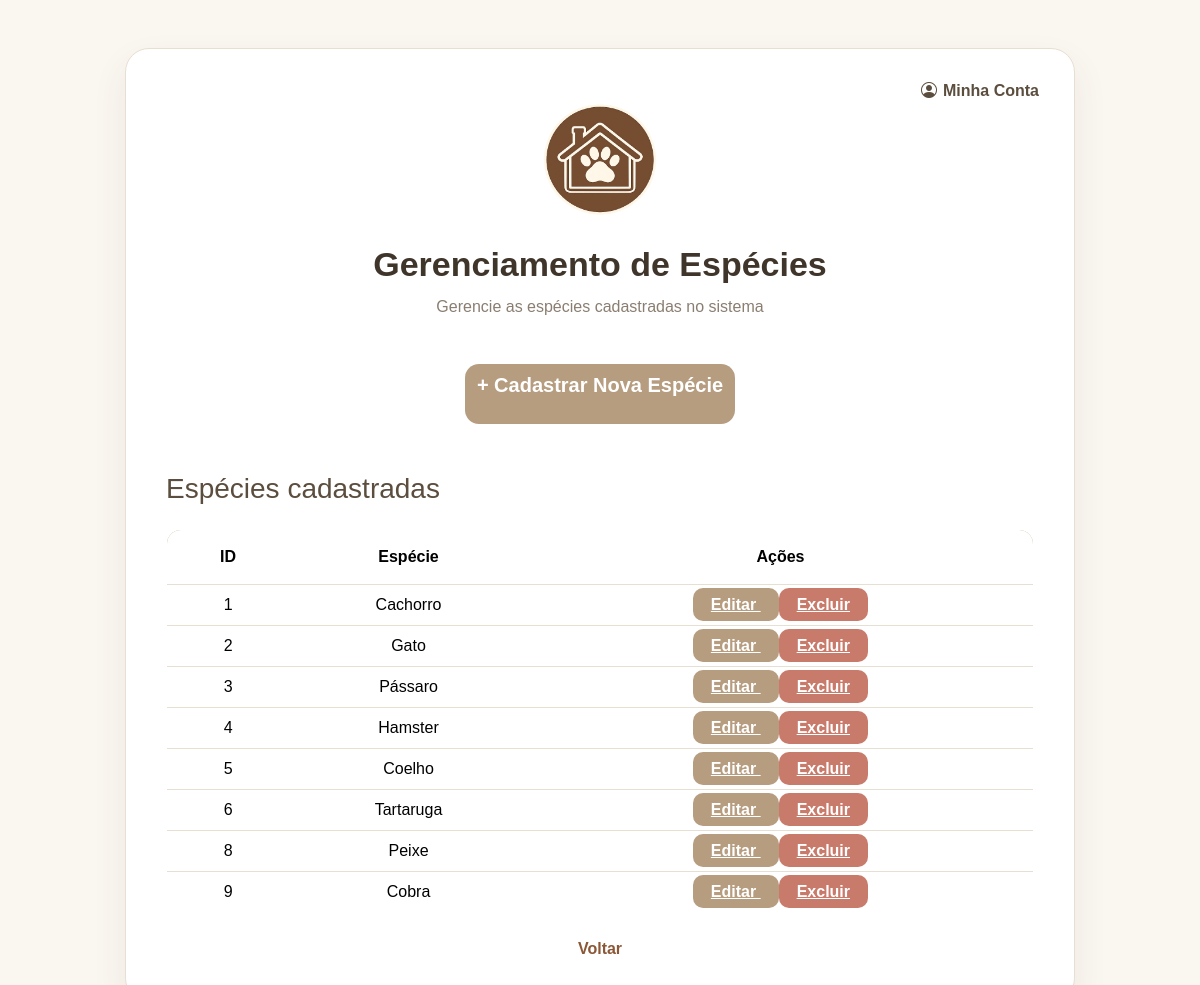
The app's page /gerenciarEspecies.php (signed in) with its own data.
### tables this page shows
CREATE TABLE `especies` (
  `id` int NOT NULL,
  `especie` varchar(100) NOT NULL
);

### gerenciarEspecies.php (the view, shortened to what this page needs)
<?php
require_once("includes/conecta.php");
$sql = "SELECT * FROM especies";
$resultado = mysqli_query($conn, $sql);
?>
<!DOCTYPE html>
<html lang="pt-br">
<head>
    <link
        href="https://cdn.jsdelivr.net/npm/bootstrap@5.3.7/dist/css/bootstrap.min.css"
        rel="stylesheet">
    <link
        rel="stylesheet"
        href="https://cdn.jsdelivr.net/npm/bootstrap-icons@1.13.1/font/bootstrap-icons.min.css">
    <link rel="stylesheet" href="css/style.css">
</head>
<body>
<div class="container mt-5">
    <div class="pet-card">
        <a href="minhaConta.php" class="minha-conta">
            <i class="bi bi-person-circle"></i>
            <span>Minha Conta</span>
        </a>
        <div class="text-center">
            <div class="logo-circle">
                <img
                    src="imagens/logo.png"
                    alt="Logo Sistema de Pets"
                    class="logo-icon">
            </div>
            <h1 class="titulo-pagina">
                Gerenciamento de Espécies
            </h1>
            <p class="subtitulo">
                Gerencie as espécies cadastradas no sistema
            </p>
        </div>
        <div class="text-center mb-5">
            <a
                href="cadastrarEspecies.php"
                class="btn btn-loginCadastro">
                + Cadastrar Nova Espécie
            </a>
        </div>
        <h3 class="mb-4">
            Espécies cadastradas
        </h3>
        <table class="table table-hover align-middle">
            <thead>
                <tr>
                    <th class="text-center">ID</th>
                    <th class="text-center">Espécie</th>
                    <th class="text-center">Ações</th>
                </tr>
            </thead>
            <tbody>
                <?php
                while ($especie = mysqli_fetch_assoc($resultado)) {
                ?>
                    <tr>
                        <td class="text-center">
                            <?php echo $especie["id"]; ?>
                        </td>
                        <td class="text-center">
                            <?php echo $especie["especie"]; ?>
                        </td>
                        <td class="text-center">
                            <a
                                href="editarEspecies.php?id=<?php echo $especie["id"]; ?>"
                                class="btn-editar">
                                Editar
                            </a>
                            <a
                                href="excluirEspecies.php?id=<?php echo $especie["id"]; ?>"
                                class="btn-excluir"
                                onclick="return confirm('Tem certeza que deseja excluir esta espécie?')">
                                Excluir
                            </a>
                        </td>
                    </tr>
                <?php
                }
                ?>
            </tbody>
        </table>
        <div class="text-center mt-4">
            <a
                href="interface_principal.php"
                class="cadastro-link">
                Voltar
            </a>
        </div>
    </div>
</div>
</body>
</html>

### css/style.css (style rules this page uses)
body { background: #FAF6F0; font-family:Arial, Helvetica, sans-serif; color: #5C4E3F; }
.logo-circle { display:flex; justify-content:center; align-items:center; margin:0 auto 5px auto; }
.logo-icon { width:150px; height:150px; object-fit:contain; display:block; }
.btn-loginCadastro { background:#B79D80; color:white; height:60px; border:none; border-radius:14px; margin-top: 10px; font-size:20px; font-weight:600; transition:.25s ease; }
.cadastro-link { color:#8B5736; text-decoration:none; font-weight:600; }
.pet-card { position:relative; width:100%; max-width:950px; margin:40px auto; background:#FFFFFF; border:1px solid #E8DFD3; border-radius:24px; padding:40px; box-shadow:0 15px 35px rgba(92,78,63,.08); }
.titulo-pagina { text-align:center; color:#3F352A; font-size:34px; font-weight:700; margin-bottom:10px; }
.subtitulo { text-align:center; color:#8A7E70; margin-bottom:35px; }
table { margin-top:20px; }
thead { background:#B79D80; color:white; }
thead th { padding:15px !important; font-weight:600; }
tbody td { vertical-align:middle; }
.table { border-radius:15px; overflow:hidden; border:1px solid #E8DFD3; }
.btn-editar { background: #B79D80; color:white; border:none; border-radius:10px; padding:8px 18px; font-weight:600; transition:.25s ease; }
.btn-excluir { background:#C97B6B; color:white; border:none; border-radius:10px; padding:8px 18px; font-weight:600; transition:.25s ease; }
.minha-conta { position:absolute; top:30px; right:35px; display:flex; align-items:center; gap:6px; color:#5C4E3F; font-size:16px; font-weight:600; text-decoration:none; transition:.25s ease; }

### records on screen
especies: id "1", especie "Cachorro"
especies: id "2", especie "Gato"
especies: id "3", especie "Pássaro"
especies: id "4", especie "Hamster"
especies: id "5", especie "Coelho"
especies: id "6", especie "Tartaruga"
especies: id "8", especie "Peixe"
especies: id "9", especie "Cobra"
